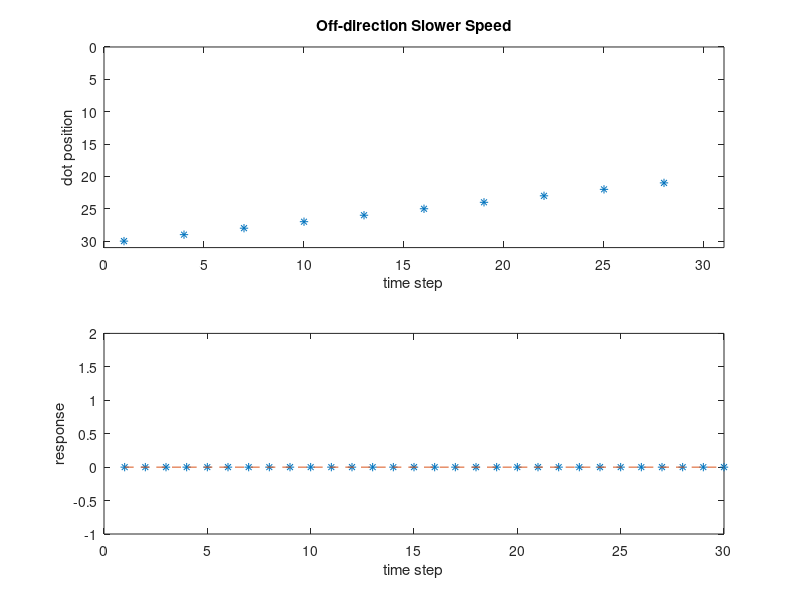
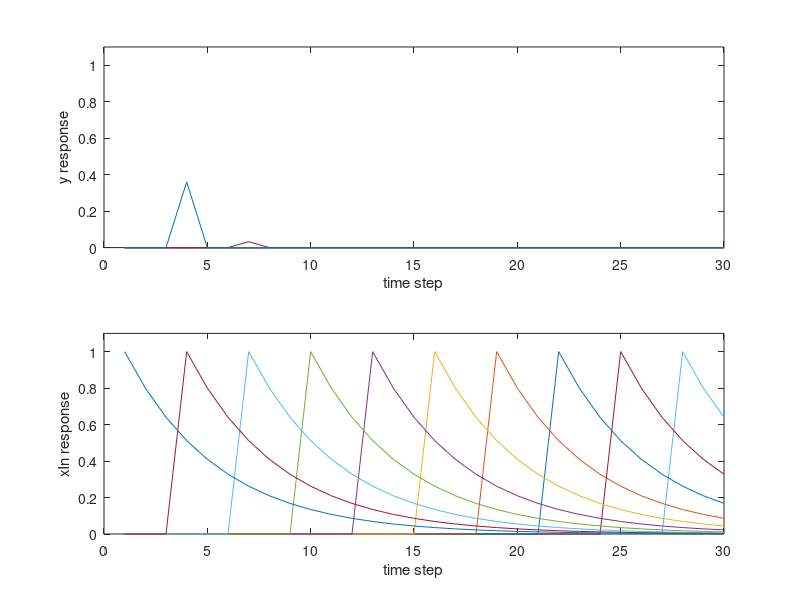
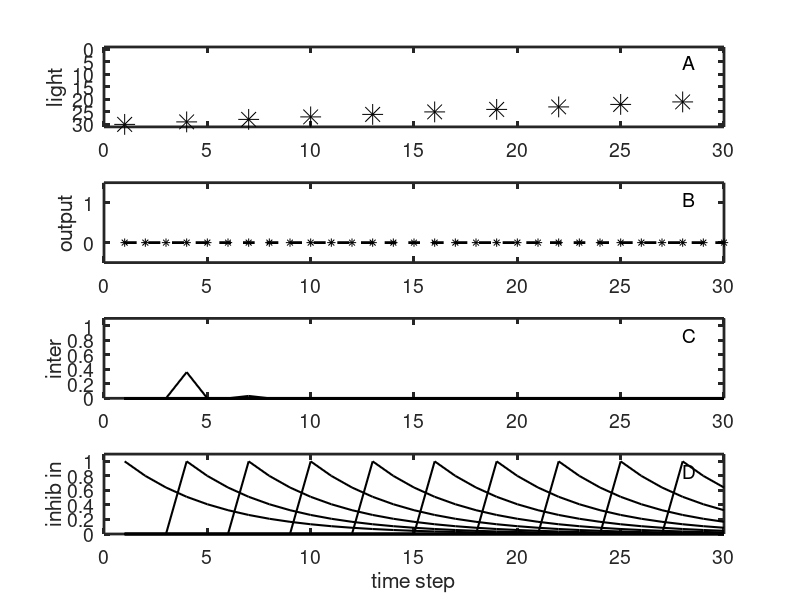

MATLAB code for these plots, in order:
% direcSelecMultiSpeed.m
% this script sets up a direction selective network that can
% operate at multiple speeds; it is a modified version of 
% directionSelectivity; for ease of comparison the modificaitons
% were kept to a minimum; they consist mainly in allowing each 
% inhibitory input unit (xin) to inhibit all y units having lower
% indices, in allowing all xin and y units to excite themselves
% and so prolong their responses, in making z binary with a 
% nonzero threshold, and in changing the y units from binary
% with zero threshold to linear with a cutoff

dirFlag=0; % set direction flag (1 for on, 0 for off)
speedFlag=1; % set speed flag (1 slowest, 5 fastest)
nEx=30; % enter the number of excitatory input units
selfY=0.8; % set y self connection scale factor
selfXin=0.8; % set xin self connection scale factor
zThr=0.6; % set the z unit threshold

% make the connectivity matrices
VX=[zeros(nEx-1,1) eye(nEx-1)]; % connections to xin from xex
V=[eye(nEx-1) zeros(nEx-1,1) -triu(ones(nEx-1))]; % to y from all x
U=ones(1,nEx-1); % connections to z from y
WY=eye(nEx-1)*selfY; % connections to each y from itself
WXIN=eye(nEx-1)*selfXin; % connections to each xin from itself

% make input pattern matrices
d1s3=eye(nEx);
d1s5=zeros(nEx); d1s5(1:ceil(nEx/3),:)=d1s3(1:3:nEx,:);
d1s4=zeros(nEx); d1s4(1:ceil(nEx/2),:)=d1s3(1:2:nEx,:);
d1s2=zeros(nEx); d1s2(1:2:nEx,:)=d1s3(1:ceil(nEx/2),:);
d1s1=zeros(nEx); d1s1(1:3:nEx,:)=d1s3(1:ceil(nEx/3),:);
d0s1=fliplr(d1s1);
d0s2=fliplr(d1s2);
d0s3=fliplr(d1s3);
d0s4=fliplr(d1s4);
d0s5=fliplr(d1s5);

% set input
if dirFlag==1 & speedFlag==5,
    InPat=d1s5;
elseif dirFlag==1 & speedFlag==4,
    InPat=d1s4;
elseif dirFlag==1 & speedFlag==3,
    InPat=d1s3;
elseif dirFlag==1 & speedFlag==2,
    InPat=d1s2;
elseif dirFlag==1 & speedFlag==1,
    InPat=d1s1;
elseif dirFlag==0 & speedFlag==5,
    InPat=d0s5;
elseif dirFlag==0 & speedFlag==4,
    InPat=d0s4;
elseif dirFlag==0 & speedFlag==3,
    InPat=d0s3;
elseif dirFlag==0 & speedFlag==2,
    InPat=d0s2;
elseif dirFlag==0 & speedFlag==1,
    InPat=d0s1;
end

% find the output
yHld=zeros(nEx-1,nEx); % zero y response hold array
xinHld=zeros(nEx-1,nEx); % zero xIn response hold array
xex=zeros(nEx,1); % zero excitatory input vector
xin=zeros(nEx-1,1); % zero inhibitory input vector
xinP=zeros(nEx-1,1); % zero previous inhibitory input vector
y=zeros(nEx-1,1); % zero y unit vector
yP=zeros(nEx-1,1);  % zero previous y unit vector
z=zeros(nEx,1); % zero z unit vector
for t=1:nEx, % for each time step
    xex=InPat(t,:)'; % set the excitatory input vector
    x=[xex; xin]; % compose the whole input vector
    qy=WY*yP + V*x; % find the net input to the y units
    y=max(qy,0); % apply cutoff of zero to find y responses
    yHld(:,t)=y; % save the responses of the y units
    qz=U*y; % find the net input to the z unit
    z(t)=qz>zThr; % threshold the net input to find binary z
    xin=WXIN*xinP + VX*xex; % find inhibitory input response
    xinHld(:,t)=xin; % save the inhibitory input responses
    yP=y; % save the current y unit responses
    xinP=xin; % save the current xin unit responses
end % end output loop

% decide title
if dirFlag==1 & speedFlag==5,
    DIRtitle=('On-direction Faster Speed');
elseif dirFlag==1 & speedFlag==4,
    DIRtitle=('On-direction Fast Speed');
elseif dirFlag==1 & speedFlag==3,
    DIRtitle=('On-direction Medium Speed');
elseif dirFlag==1 & speedFlag==2,
    DIRtitle=('On-direction Slow Speed');
elseif dirFlag==1 & speedFlag==1,
    DIRtitle=('On-direction Slower Speed');
elseif dirFlag==0 & speedFlag==5,
    DIRtitle=('Off-direction Faster Speed');
elseif dirFlag==0 & speedFlag==4,
    DIRtitle=('Off-direction Fast Speed');
elseif dirFlag==0 & speedFlag==3,
    DIRtitle=('Off-direction Medium Speed');
elseif dirFlag==0 & speedFlag==2,
    DIRtitle=('Off-direction Slow Speed');
elseif dirFlag==0 & speedFlag==1,
    DIRtitle=('Off-direction Slower Speed');
end

% generate baseline
ts=(1:nEx)';
bl=zeros(nEx,1);

% plot dot movement and z output
figure(1)
clf
subplot(211)
spy(InPat')
axis normal
xlabel('time step')
ylabel('dot position')
title(DIRtitle)
subplot(212)
plot(ts,z,'*',ts,bl,'--')
axis([0 nEx -1 2])
xlabel('time step')
ylabel('response')

% plot y and xIn unit responses
figure(2)
subplot(211)
plot(yHld')
axis([0 nEx 0 1.1])
xlabel('time step')
ylabel('y response')
subplot(212)
plot(xinHld')
axis([0 nEx 0 1.1])
xlabel('time step')
ylabel('xIn response')

% make pretty figure
figure(3)
clf
subplot(411)
spy(InPat',15,'k')
axis normal
axis([0 nEx -1 31])
xlabel('')
ylabel('light','fontsize',14)
text(28,5,'A','fontsize',14)
set(gca,'fontsize',14)
set(gca,'linewidth',2)

subplot(412)
plot(ts,z,'k*',ts,bl,'k--','linewidth',2)
axis([0 nEx -0.5 1.5])
set(gca,'ytick',[0 1])
ylabel('output','fontsize',14)
text(28,1.1,'B','fontsize',14)
set(gca,'fontsize',14)
set(gca,'linewidth',2)

subplot(413)
plot(yHld','k','linewidth',1.5)
axis([0 nEx 0 1.1])
ylabel('inter','fontsize',14)
text(28,0.87,'C','fontsize',14)
set(gca,'fontsize',14)
set(gca,'linewidth',2)

subplot(414)
plot(xinHld','k','linewidth',1.5)
axis([0 nEx 0 1.1])
xlabel('time step','fontsize',14)
ylabel('inhib in','fontsize',14)
text(28,0.87,'D','fontsize',14)
set(gca,'fontsize',14)
set(gca,'linewidth',2)

